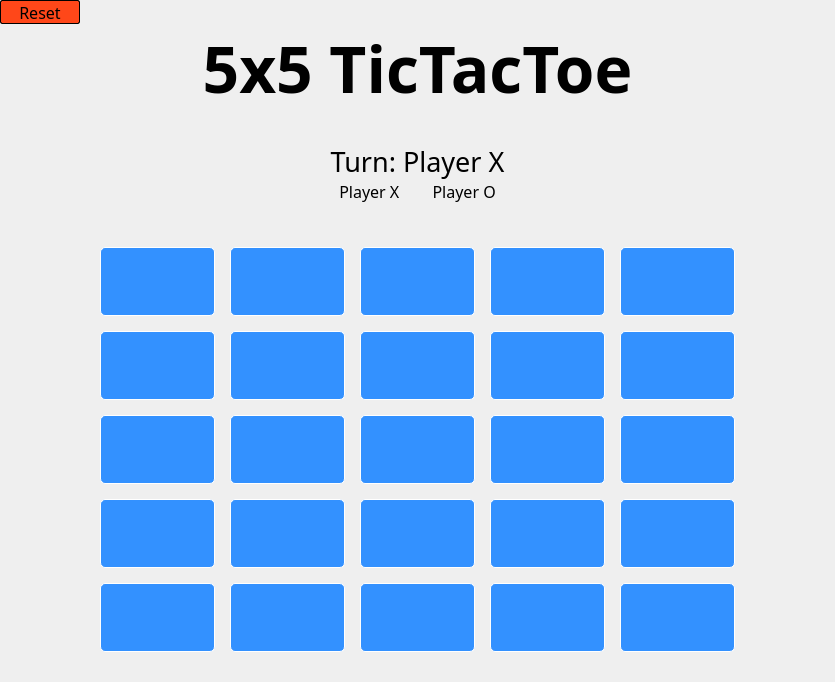
<?xml version="1.0" encoding="UTF-8"?>
<ui version="4.0">
 <class>TicTacToe5x5</class>
 <widget class="QWidget" name="TicTacToe5x5">
  <property name="geometry">
   <rect>
    <x>0</x>
    <y>0</y>
    <width>830</width>
    <height>653</height>
   </rect>
  </property>
  <property name="windowTitle">
   <string>Form</string>
  </property>
  <layout class="QVBoxLayout" name="verticalLayout">
   <property name="spacing">
    <number>0</number>
   </property>
   <property name="leftMargin">
    <number>0</number>
   </property>
   <property name="topMargin">
    <number>0</number>
   </property>
   <property name="rightMargin">
    <number>0</number>
   </property>
   <property name="bottomMargin">
    <number>0</number>
   </property>
   <item>
    <widget class="QPushButton" name="reset">
     <property name="sizePolicy">
      <sizepolicy hsizetype="Fixed" vsizetype="Fixed">
       <horstretch>0</horstretch>
       <verstretch>0</verstretch>
      </sizepolicy>
     </property>
     <property name="minimumSize">
      <size>
       <width>80</width>
       <height>24</height>
      </size>
     </property>
     <property name="font">
      <font>
       <family>Bahnschrift SemiLight SemiConde</family>
       <pointsize>12</pointsize>
      </font>
     </property>
     <property name="cursor">
      <cursorShape>PointingHandCursor</cursorShape>
     </property>
     <property name="styleSheet">
      <string notr="true">QPushButton {
	background-color: rgb(255, 71, 25);
	border: 0.5px solid rgb(0, 0, 0);
	border-radius: 2px;
}

QPushButton:hover {
	background-color: rgb(255, 101, 29);
}</string>
     </property>
     <property name="text">
      <string>Reset</string>
     </property>
    </widget>
   </item>
   <item>
    <widget class="QLabel" name="label">
     <property name="sizePolicy">
      <sizepolicy hsizetype="Preferred" vsizetype="Fixed">
       <horstretch>0</horstretch>
       <verstretch>0</verstretch>
      </sizepolicy>
     </property>
     <property name="font">
      <font>
       <family>Agency FB</family>
       <pointsize>48</pointsize>
       <bold>true</bold>
      </font>
     </property>
     <property name="text">
      <string>5x5 TicTacToe</string>
     </property>
     <property name="alignment">
      <set>Qt::AlignCenter</set>
     </property>
     <property name="margin">
      <number>0</number>
     </property>
    </widget>
   </item>
   <item>
    <widget class="QLabel" name="result">
     <property name="sizePolicy">
      <sizepolicy hsizetype="Preferred" vsizetype="Fixed">
       <horstretch>0</horstretch>
       <verstretch>0</verstretch>
      </sizepolicy>
     </property>
     <property name="font">
      <font>
       <pointsize>20</pointsize>
      </font>
     </property>
     <property name="text">
      <string/>
     </property>
     <property name="alignment">
      <set>Qt::AlignCenter</set>
     </property>
     <property name="margin">
      <number>5</number>
     </property>
    </widget>
   </item>
   <item>
    <widget class="QLabel" name="turn">
     <property name="font">
      <font>
       <family>Bahnschrift SemiLight SemiConde</family>
       <pointsize>20</pointsize>
      </font>
     </property>
     <property name="text">
      <string>Turn: Player X</string>
     </property>
     <property name="alignment">
      <set>Qt::AlignCenter</set>
     </property>
     <property name="margin">
      <number>10</number>
     </property>
    </widget>
   </item>
   <item>
    <widget class="QLabel" name="label_2">
     <property name="font">
      <font>
       <family>Bahnschrift SemiLight SemiConde</family>
       <pointsize>12</pointsize>
      </font>
     </property>
     <property name="text">
      <string>Player X        Player O</string>
     </property>
     <property name="alignment">
      <set>Qt::AlignCenter</set>
     </property>
    </widget>
   </item>
   <item>
    <widget class="QLabel" name="score">
     <property name="font">
      <font>
       <pointsize>16</pointsize>
      </font>
     </property>
     <property name="text">
      <string/>
     </property>
     <property name="alignment">
      <set>Qt::AlignCenter</set>
     </property>
    </widget>
   </item>
   <item>
    <layout class="QGridLayout" name="gridLayout">
     <property name="leftMargin">
      <number>100</number>
     </property>
     <property name="topMargin">
      <number>20</number>
     </property>
     <property name="rightMargin">
      <number>100</number>
     </property>
     <property name="bottomMargin">
      <number>30</number>
     </property>
     <property name="spacing">
      <number>15</number>
     </property>
     <item row="3" column="3">
      <widget class="QPushButton" name="btn_grid33">
       <property name="sizePolicy">
        <sizepolicy hsizetype="Minimum" vsizetype="Preferred">
         <horstretch>0</horstretch>
         <verstretch>0</verstretch>
        </sizepolicy>
       </property>
       <property name="font">
        <font>
         <family>Segoe MDL2 Assets</family>
         <pointsize>36</pointsize>
        </font>
       </property>
       <property name="styleSheet">
        <string notr="true">QPushButton {
	background-color: rgb(51, 145, 255);
	border: 1px solid rgb(255, 255, 255);
	border-radius: 5px;
}

QPushButton:hover {
	background-color: rgb(128, 187, 255);
}</string>
       </property>
       <property name="text">
        <string/>
       </property>
      </widget>
     </item>
     <item row="4" column="1">
      <widget class="QPushButton" name="btn_grid41">
       <property name="sizePolicy">
        <sizepolicy hsizetype="Minimum" vsizetype="Preferred">
         <horstretch>0</horstretch>
         <verstretch>0</verstretch>
        </sizepolicy>
       </property>
       <property name="font">
        <font>
         <family>Segoe MDL2 Assets</family>
         <pointsize>36</pointsize>
        </font>
       </property>
       <property name="styleSheet">
        <string notr="true">QPushButton {
	background-color: rgb(51, 145, 255);
	border: 1px solid rgb(255, 255, 255);
	border-radius: 5px;
}

QPushButton:hover {
	background-color: rgb(128, 187, 255);
}</string>
       </property>
       <property name="text">
        <string/>
       </property>
      </widget>
     </item>
     <item row="3" column="1">
      <widget class="QPushButton" name="btn_grid31">
       <property name="sizePolicy">
        <sizepolicy hsizetype="Minimum" vsizetype="Preferred">
         <horstretch>0</horstretch>
         <verstretch>0</verstretch>
        </sizepolicy>
       </property>
       <property name="font">
        <font>
         <family>Segoe MDL2 Assets</family>
         <pointsize>36</pointsize>
        </font>
       </property>
       <property name="styleSheet">
        <string notr="true">QPushButton {
	background-color: rgb(51, 145, 255);
	border: 1px solid rgb(255, 255, 255);
	border-radius: 5px;
}

QPushButton:hover {
	background-color: rgb(128, 187, 255);
}</string>
       </property>
       <property name="text">
        <string/>
       </property>
      </widget>
     </item>
     <item row="2" column="4">
      <widget class="QPushButton" name="btn_grid24">
       <property name="sizePolicy">
        <sizepolicy hsizetype="Minimum" vsizetype="Preferred">
         <horstretch>0</horstretch>
         <verstretch>0</verstretch>
        </sizepolicy>
       </property>
       <property name="font">
        <font>
         <family>Segoe MDL2 Assets</family>
         <pointsize>36</pointsize>
        </font>
       </property>
       <property name="styleSheet">
        <string notr="true">QPushButton {
	background-color: rgb(51, 145, 255);
	border: 1px solid rgb(255, 255, 255);
	border-radius: 5px;
}

QPushButton:hover {
	background-color: rgb(128, 187, 255);
}</string>
       </property>
       <property name="text">
        <string/>
       </property>
      </widget>
     </item>
     <item row="1" column="0">
      <widget class="QPushButton" name="btn_grid10">
       <property name="sizePolicy">
        <sizepolicy hsizetype="Minimum" vsizetype="Preferred">
         <horstretch>0</horstretch>
         <verstretch>0</verstretch>
        </sizepolicy>
       </property>
       <property name="font">
        <font>
         <family>Segoe MDL2 Assets</family>
         <pointsize>36</pointsize>
        </font>
       </property>
       <property name="styleSheet">
        <string notr="true">QPushButton {
	background-color: rgb(51, 145, 255);
	border: 1px solid rgb(255, 255, 255);
	border-radius: 5px;
}

QPushButton:hover {
	background-color: rgb(128, 187, 255);
}</string>
       </property>
       <property name="text">
        <string/>
       </property>
      </widget>
     </item>
     <item row="0" column="0">
      <widget class="QPushButton" name="btn_grid00">
       <property name="sizePolicy">
        <sizepolicy hsizetype="Minimum" vsizetype="Preferred">
         <horstretch>0</horstretch>
         <verstretch>0</verstretch>
        </sizepolicy>
       </property>
       <property name="font">
        <font>
         <family>Segoe MDL2 Assets</family>
         <pointsize>36</pointsize>
        </font>
       </property>
       <property name="styleSheet">
        <string notr="true">QPushButton {
	background-color: rgb(51, 145, 255);
	border: 1px solid rgb(255, 255, 255);
	border-radius: 5px;
}

QPushButton:hover {
	background-color: rgb(128, 187, 255);
}</string>
       </property>
       <property name="text">
        <string/>
       </property>
      </widget>
     </item>
     <item row="1" column="1">
      <widget class="QPushButton" name="btn_grid11">
       <property name="sizePolicy">
        <sizepolicy hsizetype="Minimum" vsizetype="Preferred">
         <horstretch>0</horstretch>
         <verstretch>0</verstretch>
        </sizepolicy>
       </property>
       <property name="font">
        <font>
         <family>Segoe MDL2 Assets</family>
         <pointsize>36</pointsize>
        </font>
       </property>
       <property name="styleSheet">
        <string notr="true">QPushButton {
	background-color: rgb(51, 145, 255);
	border: 1px solid rgb(255, 255, 255);
	border-radius: 5px;
}

QPushButton:hover {
	background-color: rgb(128, 187, 255);
}</string>
       </property>
       <property name="text">
        <string/>
       </property>
      </widget>
     </item>
     <item row="3" column="2">
      <widget class="QPushButton" name="btn_grid32">
       <property name="sizePolicy">
        <sizepolicy hsizetype="Minimum" vsizetype="Preferred">
         <horstretch>0</horstretch>
         <verstretch>0</verstretch>
        </sizepolicy>
       </property>
       <property name="font">
        <font>
         <family>Segoe MDL2 Assets</family>
         <pointsize>36</pointsize>
        </font>
       </property>
       <property name="styleSheet">
        <string notr="true">QPushButton {
	background-color: rgb(51, 145, 255);
	border: 1px solid rgb(255, 255, 255);
	border-radius: 5px;
}

QPushButton:hover {
	background-color: rgb(128, 187, 255);
}</string>
       </property>
       <property name="text">
        <string/>
       </property>
      </widget>
     </item>
     <item row="1" column="2">
      <widget class="QPushButton" name="btn_grid12">
       <property name="sizePolicy">
        <sizepolicy hsizetype="Minimum" vsizetype="Preferred">
         <horstretch>0</horstretch>
         <verstretch>0</verstretch>
        </sizepolicy>
       </property>
       <property name="font">
        <font>
         <family>Segoe MDL2 Assets</family>
         <pointsize>36</pointsize>
        </font>
       </property>
       <property name="styleSheet">
        <string notr="true">QPushButton {
	background-color: rgb(51, 145, 255);
	border: 1px solid rgb(255, 255, 255);
	border-radius: 5px;
}

QPushButton:hover {
	background-color: rgb(128, 187, 255);
}</string>
       </property>
       <property name="text">
        <string/>
       </property>
      </widget>
     </item>
     <item row="1" column="4">
      <widget class="QPushButton" name="btn_grid14">
       <property name="sizePolicy">
        <sizepolicy hsizetype="Minimum" vsizetype="Preferred">
         <horstretch>0</horstretch>
         <verstretch>0</verstretch>
        </sizepolicy>
       </property>
       <property name="font">
        <font>
         <family>Segoe MDL2 Assets</family>
         <pointsize>36</pointsize>
        </font>
       </property>
       <property name="styleSheet">
        <string notr="true">QPushButton {
	background-color: rgb(51, 145, 255);
	border: 1px solid rgb(255, 255, 255);
	border-radius: 5px;
}

QPushButton:hover {
	background-color: rgb(128, 187, 255);
}</string>
       </property>
       <property name="text">
        <string/>
       </property>
      </widget>
     </item>
     <item row="3" column="0">
      <widget class="QPushButton" name="btn_grid30">
       <property name="sizePolicy">
        <sizepolicy hsizetype="Minimum" vsizetype="Preferred">
         <horstretch>0</horstretch>
         <verstretch>0</verstretch>
        </sizepolicy>
       </property>
       <property name="font">
        <font>
         <family>Segoe MDL2 Assets</family>
         <pointsize>36</pointsize>
        </font>
       </property>
       <property name="styleSheet">
        <string notr="true">QPushButton {
	background-color: rgb(51, 145, 255);
	border: 1px solid rgb(255, 255, 255);
	border-radius: 5px;
}

QPushButton:hover {
	background-color: rgb(128, 187, 255);
}</string>
       </property>
       <property name="text">
        <string/>
       </property>
      </widget>
     </item>
     <item row="2" column="3">
      <widget class="QPushButton" name="btn_grid23">
       <property name="sizePolicy">
        <sizepolicy hsizetype="Minimum" vsizetype="Preferred">
         <horstretch>0</horstretch>
         <verstretch>0</verstretch>
        </sizepolicy>
       </property>
       <property name="font">
        <font>
         <family>Segoe MDL2 Assets</family>
         <pointsize>36</pointsize>
        </font>
       </property>
       <property name="styleSheet">
        <string notr="true">QPushButton {
	background-color: rgb(51, 145, 255);
	border: 1px solid rgb(255, 255, 255);
	border-radius: 5px;
}

QPushButton:hover {
	background-color: rgb(128, 187, 255);
}</string>
       </property>
       <property name="text">
        <string/>
       </property>
      </widget>
     </item>
     <item row="4" column="0">
      <widget class="QPushButton" name="btn_grid40">
       <property name="sizePolicy">
        <sizepolicy hsizetype="Minimum" vsizetype="Preferred">
         <horstretch>0</horstretch>
         <verstretch>0</verstretch>
        </sizepolicy>
       </property>
       <property name="font">
        <font>
         <family>Segoe MDL2 Assets</family>
         <pointsize>36</pointsize>
        </font>
       </property>
       <property name="styleSheet">
        <string notr="true">QPushButton {
	background-color: rgb(51, 145, 255);
	border: 1px solid rgb(255, 255, 255);
	border-radius: 5px;
}

QPushButton:hover {
	background-color: rgb(128, 187, 255);
}</string>
       </property>
       <property name="text">
        <string/>
       </property>
      </widget>
     </item>
     <item row="4" column="3">
      <widget class="QPushButton" name="btn_grid43">
       <property name="sizePolicy">
        <sizepolicy hsizetype="Minimum" vsizetype="Preferred">
         <horstretch>0</horstretch>
         <verstretch>0</verstretch>
        </sizepolicy>
       </property>
       <property name="font">
        <font>
         <family>Segoe MDL2 Assets</family>
         <pointsize>36</pointsize>
        </font>
       </property>
       <property name="styleSheet">
        <string notr="true">QPushButton {
	background-color: rgb(51, 145, 255);
	border: 1px solid rgb(255, 255, 255);
	border-radius: 5px;
}

QPushButton:hover {
	background-color: rgb(128, 187, 255);
}</string>
       </property>
       <property name="text">
        <string/>
       </property>
      </widget>
     </item>
     <item row="1" column="3">
      <widget class="QPushButton" name="btn_grid13">
       <property name="sizePolicy">
        <sizepolicy hsizetype="Minimum" vsizetype="Preferred">
         <horstretch>0</horstretch>
         <verstretch>0</verstretch>
        </sizepolicy>
       </property>
       <property name="font">
        <font>
         <family>Segoe MDL2 Assets</family>
         <pointsize>36</pointsize>
        </font>
       </property>
       <property name="styleSheet">
        <string notr="true">QPushButton {
	background-color: rgb(51, 145, 255);
	border: 1px solid rgb(255, 255, 255);
	border-radius: 5px;
}

QPushButton:hover {
	background-color: rgb(128, 187, 255);
}</string>
       </property>
       <property name="text">
        <string/>
       </property>
      </widget>
     </item>
     <item row="3" column="4">
      <widget class="QPushButton" name="btn_grid34">
       <property name="sizePolicy">
        <sizepolicy hsizetype="Minimum" vsizetype="Preferred">
         <horstretch>0</horstretch>
         <verstretch>0</verstretch>
        </sizepolicy>
       </property>
       <property name="font">
        <font>
         <family>Segoe MDL2 Assets</family>
         <pointsize>36</pointsize>
        </font>
       </property>
       <property name="styleSheet">
        <string notr="true">QPushButton {
	background-color: rgb(51, 145, 255);
	border: 1px solid rgb(255, 255, 255);
	border-radius: 5px;
}

QPushButton:hover {
	background-color: rgb(128, 187, 255);
}</string>
       </property>
       <property name="text">
        <string/>
       </property>
      </widget>
     </item>
     <item row="0" column="4">
      <widget class="QPushButton" name="btn_grid04">
       <property name="sizePolicy">
        <sizepolicy hsizetype="Minimum" vsizetype="Preferred">
         <horstretch>0</horstretch>
         <verstretch>0</verstretch>
        </sizepolicy>
       </property>
       <property name="font">
        <font>
         <family>Segoe MDL2 Assets</family>
         <pointsize>36</pointsize>
        </font>
       </property>
       <property name="styleSheet">
        <string notr="true">QPushButton {
	background-color: rgb(51, 145, 255);
	border: 1px solid rgb(255, 255, 255);
	border-radius: 5px;
}

QPushButton:hover {
	background-color: rgb(128, 187, 255);
}</string>
       </property>
       <property name="text">
        <string/>
       </property>
      </widget>
     </item>
     <item row="4" column="4">
      <widget class="QPushButton" name="btn_grid44">
       <property name="sizePolicy">
        <sizepolicy hsizetype="Minimum" vsizetype="Preferred">
         <horstretch>0</horstretch>
         <verstretch>0</verstretch>
        </sizepolicy>
       </property>
       <property name="font">
        <font>
         <family>Segoe MDL2 Assets</family>
         <pointsize>36</pointsize>
        </font>
       </property>
       <property name="styleSheet">
        <string notr="true">QPushButton {
	background-color: rgb(51, 145, 255);
	border: 1px solid rgb(255, 255, 255);
	border-radius: 5px;
}

QPushButton:hover {
	background-color: rgb(128, 187, 255);
}</string>
       </property>
       <property name="text">
        <string/>
       </property>
      </widget>
     </item>
     <item row="0" column="1">
      <widget class="QPushButton" name="btn_grid01">
       <property name="sizePolicy">
        <sizepolicy hsizetype="Minimum" vsizetype="Preferred">
         <horstretch>0</horstretch>
         <verstretch>0</verstretch>
        </sizepolicy>
       </property>
       <property name="font">
        <font>
         <family>Segoe MDL2 Assets</family>
         <pointsize>36</pointsize>
        </font>
       </property>
       <property name="styleSheet">
        <string notr="true">QPushButton {
	background-color: rgb(51, 145, 255);
	border: 1px solid rgb(255, 255, 255);
	border-radius: 5px;
}

QPushButton:hover {
	background-color: rgb(128, 187, 255);
}</string>
       </property>
       <property name="text">
        <string/>
       </property>
      </widget>
     </item>
     <item row="2" column="1">
      <widget class="QPushButton" name="btn_grid21">
       <property name="sizePolicy">
        <sizepolicy hsizetype="Minimum" vsizetype="Preferred">
         <horstretch>0</horstretch>
         <verstretch>0</verstretch>
        </sizepolicy>
       </property>
       <property name="font">
        <font>
         <family>Segoe MDL2 Assets</family>
         <pointsize>36</pointsize>
        </font>
       </property>
       <property name="styleSheet">
        <string notr="true">QPushButton {
	background-color: rgb(51, 145, 255);
	border: 1px solid rgb(255, 255, 255);
	border-radius: 5px;
}

QPushButton:hover {
	background-color: rgb(128, 187, 255);
}</string>
       </property>
       <property name="text">
        <string/>
       </property>
      </widget>
     </item>
     <item row="0" column="2">
      <widget class="QPushButton" name="btn_grid02">
       <property name="sizePolicy">
        <sizepolicy hsizetype="Minimum" vsizetype="Preferred">
         <horstretch>0</horstretch>
         <verstretch>0</verstretch>
        </sizepolicy>
       </property>
       <property name="font">
        <font>
         <family>Segoe MDL2 Assets</family>
         <pointsize>36</pointsize>
        </font>
       </property>
       <property name="styleSheet">
        <string notr="true">QPushButton {
	background-color: rgb(51, 145, 255);
	border: 1px solid rgb(255, 255, 255);
	border-radius: 5px;
}

QPushButton:hover {
	background-color: rgb(128, 187, 255);
}</string>
       </property>
       <property name="text">
        <string/>
       </property>
      </widget>
     </item>
     <item row="2" column="2">
      <widget class="QPushButton" name="btn_grid22">
       <property name="sizePolicy">
        <sizepolicy hsizetype="Minimum" vsizetype="Preferred">
         <horstretch>0</horstretch>
         <verstretch>0</verstretch>
        </sizepolicy>
       </property>
       <property name="font">
        <font>
         <family>Segoe MDL2 Assets</family>
         <pointsize>36</pointsize>
        </font>
       </property>
       <property name="styleSheet">
        <string notr="true">QPushButton {
	background-color: rgb(51, 145, 255);
	border: 1px solid rgb(255, 255, 255);
	border-radius: 5px;
}

QPushButton:hover {
	background-color: rgb(128, 187, 255);
}</string>
       </property>
       <property name="text">
        <string/>
       </property>
      </widget>
     </item>
     <item row="4" column="2">
      <widget class="QPushButton" name="btn_grid42">
       <property name="sizePolicy">
        <sizepolicy hsizetype="Minimum" vsizetype="Preferred">
         <horstretch>0</horstretch>
         <verstretch>0</verstretch>
        </sizepolicy>
       </property>
       <property name="font">
        <font>
         <family>Segoe MDL2 Assets</family>
         <pointsize>36</pointsize>
        </font>
       </property>
       <property name="styleSheet">
        <string notr="true">QPushButton {
	background-color: rgb(51, 145, 255);
	border: 1px solid rgb(255, 255, 255);
	border-radius: 5px;
}

QPushButton:hover {
	background-color: rgb(128, 187, 255);
}</string>
       </property>
       <property name="text">
        <string/>
       </property>
      </widget>
     </item>
     <item row="2" column="0">
      <widget class="QPushButton" name="btn_grid20">
       <property name="sizePolicy">
        <sizepolicy hsizetype="Minimum" vsizetype="Preferred">
         <horstretch>0</horstretch>
         <verstretch>0</verstretch>
        </sizepolicy>
       </property>
       <property name="font">
        <font>
         <family>Segoe MDL2 Assets</family>
         <pointsize>36</pointsize>
        </font>
       </property>
       <property name="styleSheet">
        <string notr="true">QPushButton {
	background-color: rgb(51, 145, 255);
	border: 1px solid rgb(255, 255, 255);
	border-radius: 5px;
}

QPushButton:hover {
	background-color: rgb(128, 187, 255);
}</string>
       </property>
       <property name="text">
        <string/>
       </property>
      </widget>
     </item>
     <item row="0" column="3">
      <widget class="QPushButton" name="btn_grid03">
       <property name="sizePolicy">
        <sizepolicy hsizetype="Minimum" vsizetype="Preferred">
         <horstretch>0</horstretch>
         <verstretch>0</verstretch>
        </sizepolicy>
       </property>
       <property name="font">
        <font>
         <family>Segoe MDL2 Assets</family>
         <pointsize>36</pointsize>
        </font>
       </property>
       <property name="styleSheet">
        <string notr="true">QPushButton {
	background-color: rgb(51, 145, 255);
	border: 1px solid rgb(255, 255, 255);
	border-radius: 5px;
}

QPushButton:hover {
	background-color: rgb(128, 187, 255);
}</string>
       </property>
       <property name="text">
        <string/>
       </property>
      </widget>
     </item>
    </layout>
   </item>
  </layout>
 </widget>
 <resources/>
 <connections/>
</ui>
